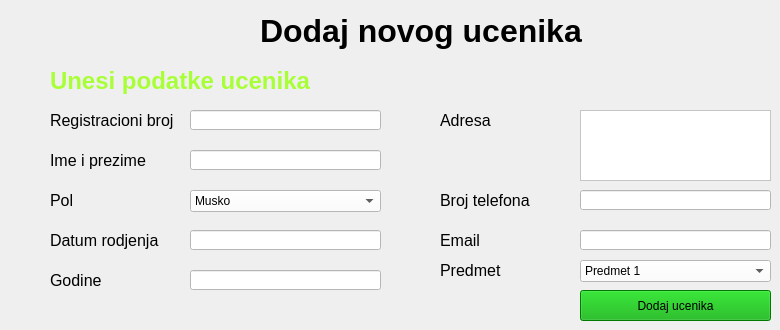
    <widget class="QWidget" name="tab_3">
     <attribute name="title">
      <string>Dodaj ucenika</string>
     </attribute>
     <widget class="QLabel" name="label_9">
      <property name="geometry">
       <rect>
        <x>260</x>
        <y>10</y>
        <width>341</width>
        <height>41</height>
       </rect>
      </property>
      <property name="font">
       <font>
        <pointsize>24</pointsize>
        <weight>75</weight>
        <bold>true</bold>
       </font>
      </property>
      <property name="text">
       <string>Dodaj novog ucenika</string>
      </property>
     </widget>
     <widget class="QLabel" name="l12">
      <property name="geometry">
       <rect>
        <x>50</x>
        <y>50</y>
        <width>271</width>
        <height>61</height>
       </rect>
      </property>
      <property name="font">
       <font>
        <pointsize>18</pointsize>
        <weight>75</weight>
        <bold>true</bold>
       </font>
      </property>
      <property name="styleSheet">
       <string notr="true">color: rgb(168, 255, 55);</string>
      </property>
      <property name="text">
       <string>Unesi podatke ucenika</string>
      </property>
     </widget>
     <widget class="QLabel" name="label_11">
      <property name="geometry">
       <rect>
        <x>50</x>
        <y>110</y>
        <width>141</width>
        <height>21</height>
       </rect>
      </property>
      <property name="font">
       <font>
        <pointsize>12</pointsize>
       </font>
      </property>
      <property name="text">
       <string>Registracioni broj</string>
      </property>
     </widget>
     <widget class="QLineEdit" name="tb11">
      <property name="geometry">
       <rect>
        <x>190</x>
        <y>110</y>
        <width>191</width>
        <height>20</height>
       </rect>
      </property>
      <property name="font">
       <font>
        <pointsize>12</pointsize>
       </font>
      </property>
      <property name="styleSheet">
       <string notr="true">background-color: rgb(255, 255, 255);</string>
      </property>
     </widget>
     <widget class="QLabel" name="label_12">
      <property name="geometry">
       <rect>
        <x>50</x>
        <y>150</y>
        <width>141</width>
        <height>21</height>
       </rect>
      </property>
      <property name="font">
       <font>
        <pointsize>12</pointsize>
       </font>
      </property>
      <property name="text">
       <string>Ime i prezime</string>
      </property>
     </widget>
     <widget class="QLineEdit" name="tb12">
      <property name="geometry">
       <rect>
        <x>190</x>
        <y>150</y>
        <width>191</width>
        <height>20</height>
       </rect>
      </property>
      <property name="font">
       <font>
        <pointsize>12</pointsize>
       </font>
      </property>
      <property name="styleSheet">
       <string notr="true">background-color: rgb(255, 255, 255);</string>
      </property>
     </widget>
     <widget class="QLabel" name="label_13">
      <property name="geometry">
       <rect>
        <x>50</x>
        <y>190</y>
        <width>141</width>
        <height>21</height>
       </rect>
      </property>
      <property name="font">
       <font>
        <pointsize>12</pointsize>
       </font>
      </property>
      <property name="text">
       <string>Pol</string>
      </property>
     </widget>
     <widget class="QComboBox" name="cb11">
      <property name="geometry">
       <rect>
        <x>190</x>
        <y>190</y>
        <width>191</width>
        <height>22</height>
       </rect>
      </property>
      <property name="styleSheet">
       <string notr="true">background-color: rgb(255, 255, 255);</string>
      </property>
      <item>
       <property name="text">
        <string>Musko</string>
       </property>
      </item>
      <item>
       <property name="text">
        <string>Zensko</string>
       </property>
      </item>
     </widget>
     <widget class="QLabel" name="label_14">
      <property name="geometry">
       <rect>
        <x>50</x>
        <y>230</y>
        <width>141</width>
        <height>21</height>
       </rect>
      </property>
      <property name="font">
       <font>
        <pointsize>12</pointsize>
       </font>
      </property>
      <property name="text">
       <string>Datum rodjenja</string>
      </property>
     </widget>
     <widget class="QLineEdit" name="tb13">
      <property name="geometry">
       <rect>
        <x>190</x>
        <y>230</y>
        <width>191</width>
        <height>20</height>
       </rect>
      </property>
      <property name="font">
       <font>
        <pointsize>12</pointsize>
       </font>
      </property>
      <property name="styleSheet">
       <string notr="true">background-color: rgb(255, 255, 255);</string>
      </property>
     </widget>
     <widget class="QLabel" name="label_15">
      <property name="geometry">
       <rect>
        <x>50</x>
        <y>270</y>
        <width>141</width>
        <height>21</height>
       </rect>
      </property>
      <property name="font">
       <font>
        <pointsize>12</pointsize>
       </font>
      </property>
      <property name="text">
       <string>Godine</string>
      </property>
     </widget>
     <widget class="QLineEdit" name="tb14">
      <property name="geometry">
       <rect>
        <x>190</x>
        <y>270</y>
        <width>191</width>
        <height>20</height>
       </rect>
      </property>
      <property name="font">
       <font>
        <pointsize>12</pointsize>
       </font>
      </property>
      <property name="styleSheet">
       <string notr="true">background-color: rgb(255, 255, 255);</string>
      </property>
     </widget>
     <widget class="QLabel" name="label_16">
      <property name="geometry">
       <rect>
        <x>440</x>
        <y>110</y>
        <width>141</width>
        <height>21</height>
       </rect>
      </property>
      <property name="font">
       <font>
        <pointsize>12</pointsize>
       </font>
      </property>
      <property name="text">
       <string>Adresa</string>
      </property>
     </widget>
     <widget class="QTextEdit" name="mtb11">
      <property name="geometry">
       <rect>
        <x>580</x>
        <y>110</y>
        <width>191</width>
        <height>71</height>
       </rect>
      </property>
      <property name="styleSheet">
       <string notr="true">background-color: rgb(255, 255, 255);</string>
      </property>
     </widget>
     <widget class="QLabel" name="label_17">
      <property name="geometry">
       <rect>
        <x>440</x>
        <y>190</y>
        <width>141</width>
        <height>21</height>
       </rect>
      </property>
      <property name="font">
       <font>
        <pointsize>12</pointsize>
       </font>
      </property>
      <property name="text">
       <string>Broj telefona</string>
      </property>
     </widget>
     <widget class="QLineEdit" name="tb15">
      <property name="geometry">
       <rect>
        <x>580</x>
        <y>190</y>
        <width>191</width>
        <height>20</height>
       </rect>
      </property>
      <property name="font">
       <font>
        <pointsize>12</pointsize>
       </font>
      </property>
      <property name="styleSheet">
       <string notr="true">background-color: rgb(255, 255, 255);</string>
      </property>
     </widget>
     <widget class="QLabel" name="label_18">
      <property name="geometry">
       <rect>
        <x>440</x>
        <y>230</y>
        <width>141</width>
        <height>21</height>
       </rect>
      </property>
      <property name="font">
       <font>
        <pointsize>12</pointsize>
       </font>
      </property>
      <property name="text">
       <string>Email</string>
      </property>
     </widget>
     <widget class="QLineEdit" name="tb16">
      <property name="geometry">
       <rect>
        <x>580</x>
        <y>230</y>
        <width>191</width>
        <height>20</height>
       </rect>
      </property>
      <property name="font">
       <font>
        <pointsize>12</pointsize>
       </font>
      </property>
      <property name="styleSheet">
       <string notr="true">background-color: rgb(255, 255, 255);</string>
      </property>
     </widget>
     <widget class="QLabel" name="label_19">
      <property name="geometry">
       <rect>
        <x>440</x>
        <y>260</y>
        <width>141</width>
        <height>21</height>
       </rect>
      </property>
      <property name="font">
       <font>
        <pointsize>12</pointsize>
       </font>
      </property>
      <property name="text">
       <string>Predmet</string>
      </property>
     </widget>
     <widget class="QComboBox" name="cb12">
      <property name="geometry">
       <rect>
        <x>580</x>
        <y>260</y>
        <width>191</width>
        <height>22</height>
       </rect>
      </property>
      <property name="styleSheet">
       <string notr="true">background-color: rgb(255, 255, 255);</string>
      </property>
      <item>
       <property name="text">
        <string>Predmet 1</string>
       </property>
      </item>
      <item>
       <property name="text">
        <string>Predmet 2</string>
       </property>
      </item>
      <item>
       <property name="text">
        <string>Predmet 3</string>
       </property>
      </item>
      <item>
       <property name="text">
        <string>Predmet 4</string>
       </property>
      </item>
      <item>
       <property name="text">
        <string>Predmet 5</string>
       </property>
      </item>
      <item>
       <property name="text">
        <string>Predmet 6</string>
       </property>
      </item>
      <item>
       <property name="text">
        <string>Predmet 7</string>
       </property>
      </item>
      <item>
       <property name="text">
        <string>Predmet 8</string>
       </property>
      </item>
      <item>
       <property name="text">
        <string>Predmet 9</string>
       </property>
      </item>
      <item>
       <property name="text">
        <string>Predmet 10</string>
       </property>
      </item>
     </widget>
     <widget class="QPushButton" name="b12">
      <property name="geometry">
       <rect>
        <x>580</x>
        <y>290</y>
        <width>191</width>
        <height>31</height>
       </rect>
      </property>
      <property name="styleSheet">
       <string notr="true">font: 75 12pt &quot;MS Shell Dlg 2&quot;;
background-color: rgb(0, 170, 0);</string>
      </property>
      <property name="text">
       <string>Dodaj ucenika</string>
      </property>
     </widget>
    </widget>
